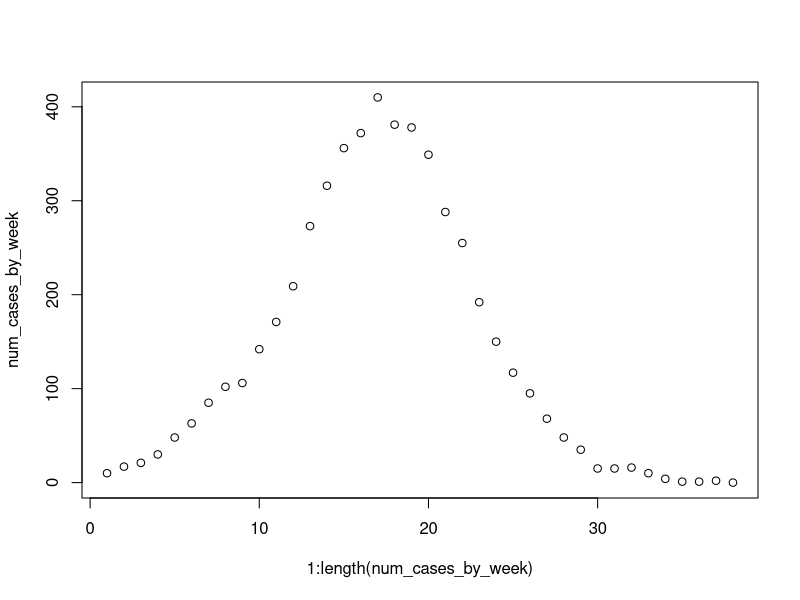

R code for this plot:
population_size <- 10000
reproduction_rate <- 1.4
num_active_cases <- 10
num_cases_by_week <- num_active_cases

population_ids <- 1:population_size
uninfected_members <- population_ids
current_infected_members <- sample(uninfected_members, num_active_cases)

while (num_active_cases > 0) {
  num_people_each_person_infects <- rpois(num_active_cases, reproduction_rate)
  current_infected_members <- c()
  for (val in num_people_each_person_infects) {
    infected_people <- intersect(sample(population_ids, val), uninfected_members)
    current_infected_members <- c(current_infected_members, infected_people)
    uninfected_members <- setdiff(uninfected_members, infected_people)
  }
  num_active_cases <- length(unique(current_infected_members))
  num_cases_by_week <- c(num_cases_by_week, num_active_cases)
}

plot(1:length(num_cases_by_week), num_cases_by_week)
print(sum(num_cases_by_week))